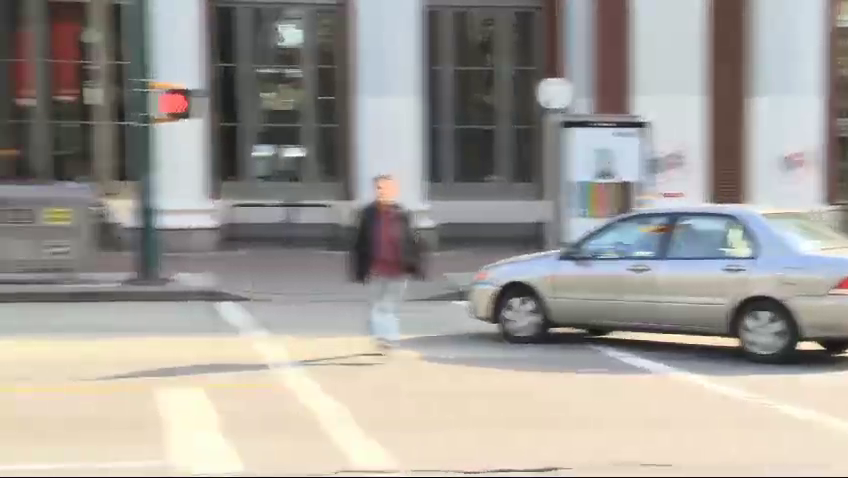
#> input picture frame 13 of ASMA ABID (COMPUTER VISION)/video1.mp4, 848 x 478 px
$ jupyter execute VideoCropping.ipynb
#> lines starting #> are read from the running program, lines starting #| are printed output that depends on the picture
[cell 1]
import cv2
cap = cv2.VideoCapture('video1.mp4')
while True:
    ret, frame = cap.read()
#> frame is the input picture: shape (478, 848, 3); mean B, G, R 152, 157.5, 161.6
    if not ret:
        break
    x, y, w, h = 100, 100, 300, 300
    crop_frame = frame[y:y+h, x:x+w]
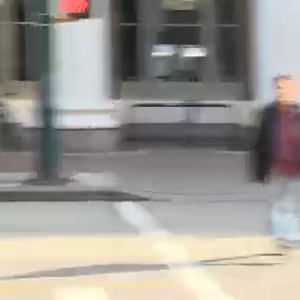
#> crop_frame: shape (300, 300, 3); mean B, G, R 147, 152.2, 156.2
    cv2.imshow('Cropped Video', crop_frame)
    if cv2.waitKey(1) & 0xFF == ord('q'):
#> (key q is pressed here)
        break
cap.release()
cv2.destroyAllWindows()


$ run again, starting later in the video
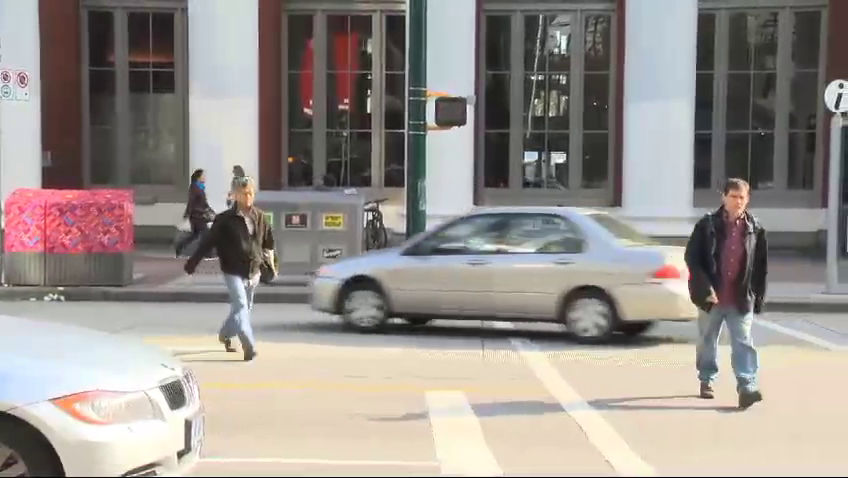
#> input picture frame 59 of ASMA ABID (COMPUTER VISION)/video1.mp4, 848 x 478 px
#> frame is the input picture: shape (478, 848, 3); mean B, G, R 140.4, 145.3, 152.2
#> `crop_frame = frame[y:y+h, x:x+w]`:
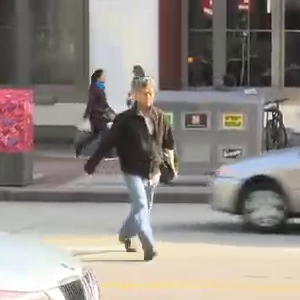
#> crop_frame: shape (300, 300, 3); mean B, G, R 133.6, 138.8, 145.9

$ run again, starting later in the video
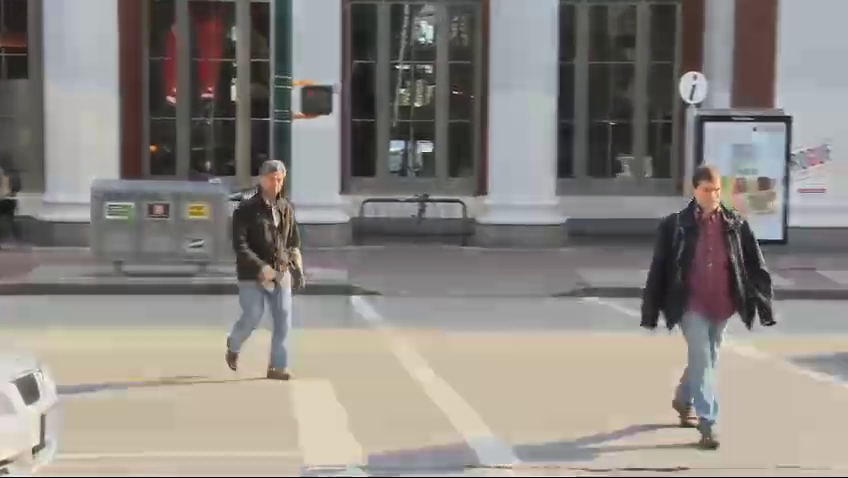
#> input picture frame 106 of ASMA ABID (COMPUTER VISION)/video1.mp4, 848 x 478 px
#> frame is the input picture: shape (478, 848, 3); mean B, G, R 129.2, 134.5, 139.1
#> `crop_frame = frame[y:y+h, x:x+w]`:
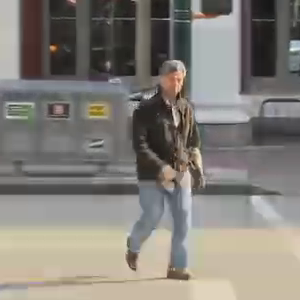
#> crop_frame: shape (300, 300, 3); mean B, G, R 121.7, 128.3, 132.4
